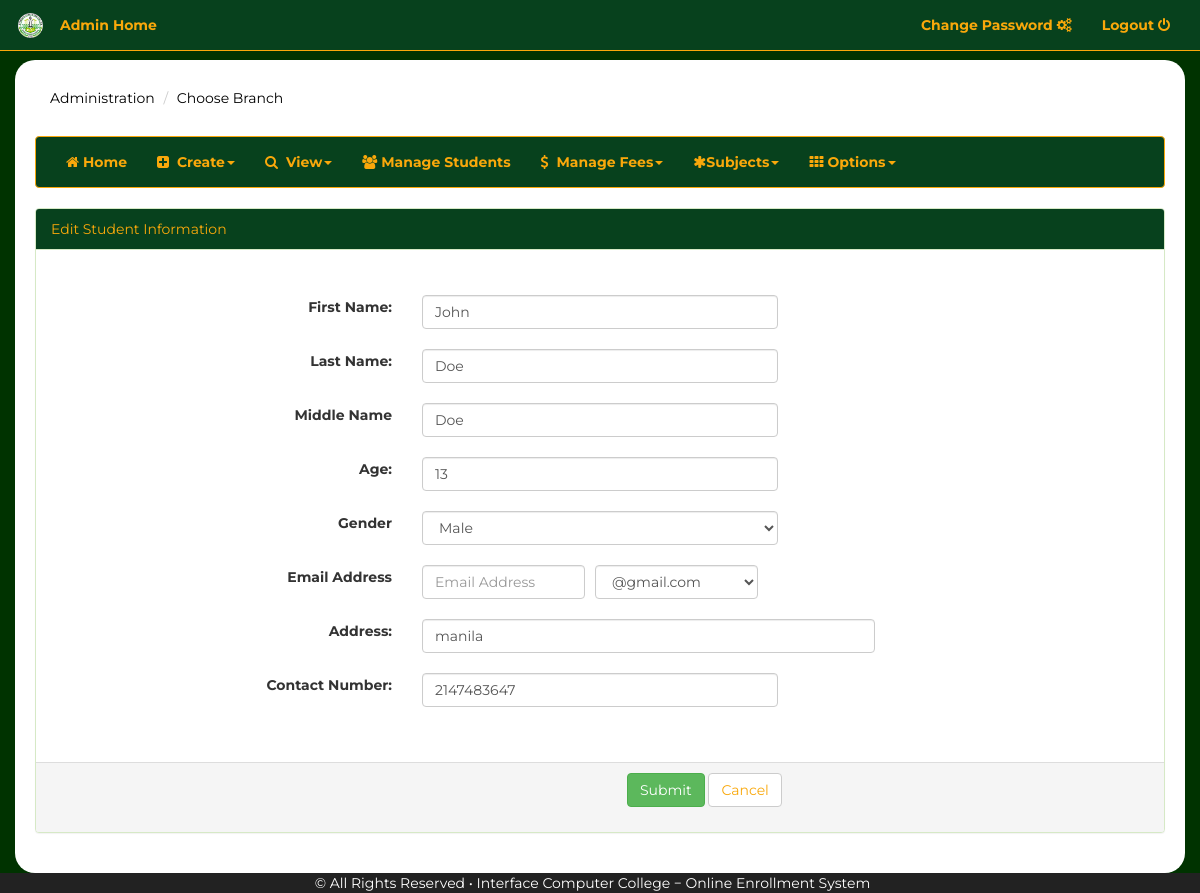
Page /admin/edit_student_info_manila.php?student_number=100006 (signed in) on the committed database.
### tables this page shows
CREATE TABLE `tbl_studentinfo_manila` (
  `studentNo` int(6) NOT NULL AUTO_INCREMENT,
  `course_id` varchar(10) NOT NULL,
  `first_name` varchar(255) NOT NULL,
  `last_name` varchar(255) NOT NULL,
  `middle_name` varchar(255) NOT NULL,
  `branch_id` int(10) NOT NULL,
  `address` varchar(255) NOT NULL,
  `age` int(11) NOT NULL,
  `gender` varchar(255) NOT NULL,
  `contact_number` int(11) NOT NULL,
  `email_address` varchar(255) NOT NULL,
  `grant_id` int(11) NOT NULL,
  `year_level` int(1) NOT NULL,
  `semester_num` int(1) NOT NULL,
  `student_type` varchar(10) NOT NULL,
  `status` varchar(15) NOT NULL,
  `new_old` varchar(255) NOT NULL,
  `student_photo` text NOT NULL,
  PRIMARY KEY (`studentNo`),
  KEY `course_id` (`course_id`),
  KEY `branch_id` (`branch_id`),
  KEY `year_level` (`year_level`),
  KEY `semester_num` (`semester_num`),
  KEY `grant_id` (`grant_id`),
  CONSTRAINT `tbl_studentinfo_manila_ibfk_1` FOREIGN KEY (`branch_id`) REFERENCES `tbl_branches` (`branch_id`),
  CONSTRAINT `tbl_studentinfo_manila_ibfk_2` FOREIGN KEY (`year_level`) REFERENCES `tbl_academic_year` (`id`),
  CONSTRAINT `tbl_studentinfo_manila_ibfk_3` FOREIGN KEY (`semester_num`) REFERENCES `tbl_academic_sem` (`id`),
  CONSTRAINT `tbl_studentinfo_manila_ibfk_4` FOREIGN KEY (`course_id`) REFERENCES `tbl_course_info` (`course_id`),
  CONSTRAINT `tbl_studentinfo_manila_ibfk_5` FOREIGN KEY (`grant_id`) REFERENCES `tbl_grants` (`grant_id`) ON DELETE NO ACTION ON UPDATE NO ACTION
);

### admin/edit_student_info_manila.php (the view, shortened to what this page needs)
<?php
    include('includes/connection.php');
    if( isset($_GET['student_number']) ){
      $the_student_number = $_GET['student_number'];
    }
     include('includes/header.php');
     include('navigation_admin2.php');
?>
     <div class="container" id="mainContainer">
        <div class="row">
            <div class="col-md-12">
                    <ol class="breadcrumb">
                        <li><a href="../admin/administration.php">Administration</a></li>
                        <li class="active"><a href="../admin/edit_student_info_choose_branch.php">Choose Branch</a></li>
                    </ol>
            </div>
        </div>
        <?php include('admin_nav2.php'); ?>
        <div class="panel panel-success">
        <div class="panel-heading">Edit Student Information</div>
        <br><br>
         <form class="form-horizontal" action="<?php echo htmlspecialchars($_SERVER['PHP_SELF']); ?>?student_number=<?php echo $the_student_number; ?>" method="post">
           <div class="panel-content">
           <?php
              $query = "SELECT * FROM tbl_studentinfo_manila
                       WHERE tbl_studentinfo_manila.studentNo = '$the_student_number'";
              $result = mysqli_query($conn,$query);
              while( $row = mysqli_fetch_assoc($result) ){
                  $student_fname = $row['first_name'];
                  $student_Lname = $row['last_name'];
                  $student_mname = $row['middle_name'];
                  $student_age = $row['age'];
                  $student_gender = $row['gender'];
                  $student_address = $row['address'];
                  $student_contactNum = $row['contact_number'];
              }
            ?>
            <div class="form-group">
              <label class="col-md-4 control-label" for="fName">First Name:</label>
              <div class="col-md-4">
              <input id="fName" name="fName" type="text" placeholder="First Name" class="form-control input-md" value="<?php echo $student_fname;?>">
              </div>
            </div>
            <div class="form-group">
              <label class="col-md-4 control-label" for="lastName">Last Name:</label>
              <div class="col-md-4">
              <input id="lastName" name="lastName" type="text" placeholder="Last Name" class="form-control input-md" value="<?php echo $student_Lname;?>">
              </div>
            </div>
            <div class="form-group">
              <label class="col-md-4 control-label" for="mName">Middle Name</label>
              <div class="col-md-4">
              <input id="mName" name="mName" type="text" placeholder="Middle Name:" class="form-control input-md" value="<?php echo $student_mname;?>">
              </div>
            </div>
            <div class="form-group">
              <label class="col-md-4 control-label" for="age">Age:</label>
              <div class="col-md-4">
              <input id="age" name="age" type="text" placeholder="Age" class="form-control input-md" value="<?php echo $student_age;?>">
              </div>
            </div>
            <div class="form-group">
              <label class="col-md-4 control-label" for="gender">Gender</label>
              <div class="col-md-4">
                <select id="gender" name="gender" class="form-control" value="<?php echo $student_gender;?>">
                  <option value="male">Male</option>
                </select>
              </div>
            </div>
            <div class="form-group">
              <label class="col-md-4 control-label" for="emailAdd">Email Address</label>
              <div class="col-md-2">
              <input name="emailAdd" type="text" placeholder="Email Address" class="form-control input-md" >
              </div>
              <div class="col-md-2" style="margin-left: -20px;">
                  <select id="extension" name="extension" class="form-control">
                         <option value="@gmail.com">@gmail.com</option>
                </select>
              </div>
            </div>
            <div class="form-group">
              <label class="col-md-4 control-label" for="address">Address:</label>
              <div class="col-md-5">
              <input id="address" name="address" type="text" placeholder="Address" class="form-control input-md" value="<?php echo $student_address;?>">
              </div>
            </div>
            <div class="form-group">
              <label class="col-md-4 control-label" for="fName">Contact Number:</label>
              <div class="col-md-4">
              <input name="contactNumber" type="text" placeholder="Contact Number" class="form-control input-md" value="<?php echo $student_contactNum;?>">
              </div>
            </div>
            <br><br>
        </div>
        <div class="panel-footer">
            <div class="form-group">
              <label class="col-md-4 control-label" for="btnSubmit"></label>
              <div class="col-md-8">
                <button id="btnSubmit" name="btnSubmit" class="btn btn-success" style="margin-left: 200px;">Submit</button>
                <button id="btnCancel" name="btnCancel" class="btn btn-default">Cancel</button>
              </div>
            </div>
        </div>
        </form>
        </div>
    </div>
<?php include ('includes/footer.php');  ?>

### admin/style.css (style rules this page uses)
html, body, .cover { height: 100%; }
body { background-color: #003300; font-family: 'Montserrat', sans-serif; }
.form-control { margin-top: 5px; }
.btn-default { color:#F9A80B; }
.panel .panel-heading { background-color: #07411d; color: #f9a80b; }
#mainContainer { background-color: white; padding: 20px; border-radius: 20px; margin-top: 60px; }
.breadcrumb { background-color: inherit; }
.breadcrumb li a { color: black; }

### rows in the picture
tbl_studentinfo_manila: fName "John", lastName "Doe", mName "Doe", age "13", gender "Male", address "manila", contactNumber "2147483647"
